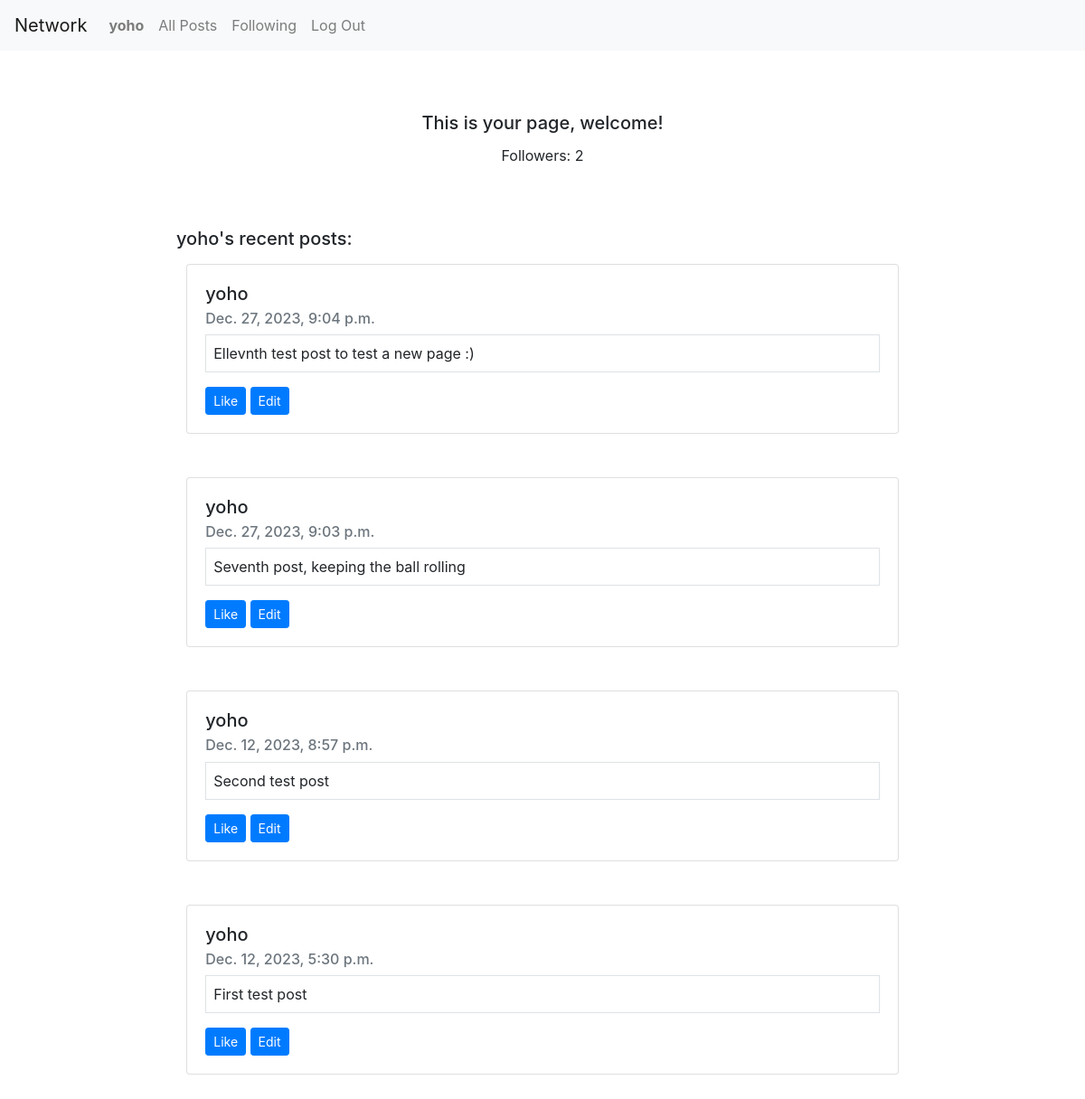
The page /profile/yoho/ (signed in) on the database as committed earlier.
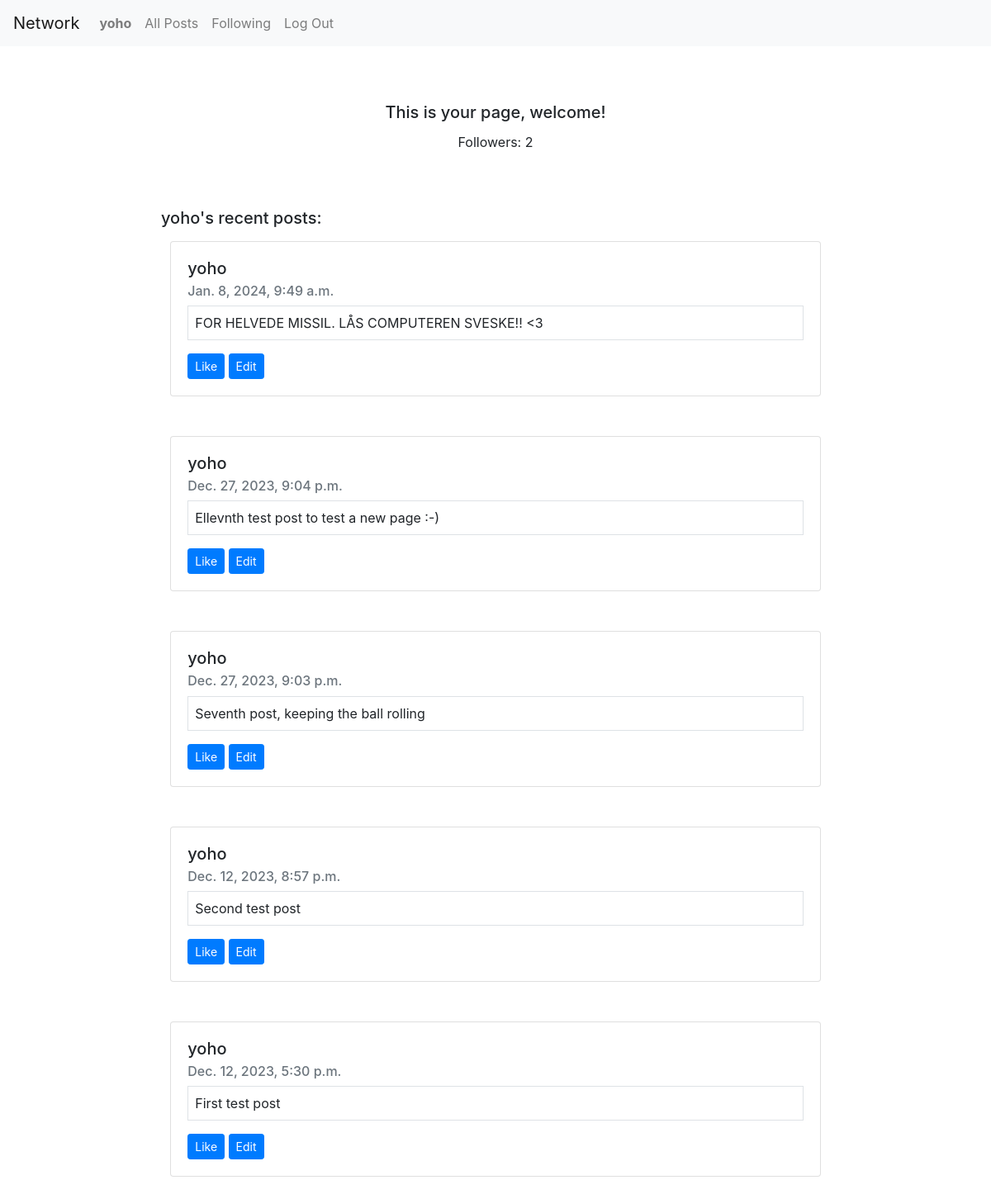
The same page on the database as committed later.
### network/models.py (models this page shows, shortened)
class NewPost(models.Model):
    user = models.ForeignKey(User, on_delete=models.CASCADE, related_name="new_posts")
    post_text = models.TextField(max_length=250)
    date = models.DateTimeField(auto_now_add=True)

class User(AbstractUser):
    pass

### network/views.py (the view)
# urls.py: path("profile/<str:profile_username>/", views.profile, name="profile")
def profile(request, profile_username):
    user = request.user
    visited_profile = User.objects.get(username=profile_username)
    posts = NewPost.objects.filter(user_id=visited_profile.id).order_by("-date")
    profile = Profile.objects.get(user_id=visited_profile.id)
    my_profile = Profile.objects.get(user_id=user.id)
    if request.method == "POST":
        if profile.followed_by.filter(id=my_profile.id).exists():
            profile.followed_by.remove(my_profile)
        else:
            profile.followed_by.add(my_profile)
        return HttpResponseRedirect(reverse("profile", args=(profile_username,)))
    following_bool = profile.followed_by.filter(id=my_profile.id).exists()
    followers_no = profile.followed_by.all().count()
    return render(request, "network/profile.html", {
        'posts': posts,
        'profile': visited_profile,
        'following_bool': following_bool,
        'followers_no': followers_no
    })

### network/templates/network/profile.html (shortened to what this page needs)
{% extends "network/layout.html" %}
{% load static %}
{% block body %}
    <div class="container">
        {% if user.is_authenticated %}
            <div class="my-5 text-center">
                <div class="card-body">
                    {% if user.id != profile.id %}
                        <h5 class="card-title">Welcome to {{ profile }}'s page!</h5>
                    {% else %}
                        <h5 class="card-title">This is your page, welcome!</h5>
                    {% endif %}
                    <p class="card-text" class="text-muted"> Followers: {{ followers_no }} </p>
                </div>
            </div>
            <div class="container">
                <div class="mx-auto w-75 mb-3" style="width: 18rem;">
                    <h5 class="card-title">{{ profile }}'s recent posts:</h5>
                </div>
                <div class="container">
                    {% for post in posts %}
                        <div class="card mx-auto w-75 mb-5" style="width: 18rem;">
                            <div class="card-body posts" id="post-{{ post.id }}">
                                <h5 class="card-title"><a href="{% url 'profile' post.user %}" class="text-reset text-decoration-none">{{ post.user }}</a></h5>
                                <h6 class="card-subtitle mb-2 text-muted">{{ post.date }}</h6>
                                <p class="card-text border p-2" id="post-text">{{ post.post_text }}</p>
                                <button type="button" class="btn btn-primary btn-sm" id="like">Like</button>
                                {% if post.user == user %}
                                    <button type="button" class="edit btn btn-primary btn-sm" id="edit">Edit</button>
                                {% endif %}
                            </div>
                        </div>
                    {% endfor %}
                </div>
            </div>
        {% else %}
            <div>You're currently not loggeed in. <a href="{% url 'login' %}">Login</a></div>
        {% endif %}
    </div>
{% endblock %}

Rows that differ between the two databases and show on the page:
added NewPost: user "yoho", date "Jan. 8, 2024, 9:49 a.m.", post_text "FOR HELVEDE MISSIL. LÅS COMPUTEREN SVESKE!! <3", shows "Edit"
changed NewPost: post_text "Ellevnth test post to test a new page :)" → "Ellevnth test post to test a new page :-)"
